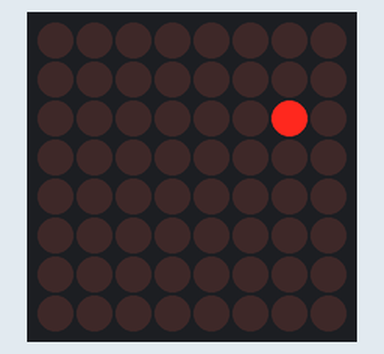
Recording of a sketch running on a simulated Arduino Uno, built with avr-gcc and run on an emulated ATmega328P. On the bench: 8×8 LED matrix.

Above: at 0.1 s.
At 1.1 s:
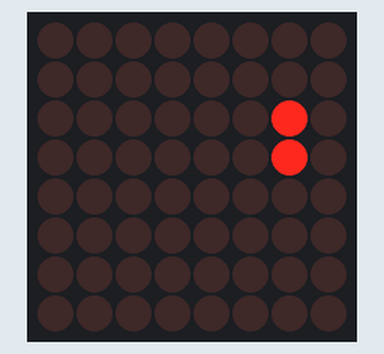
At 4.5 s:
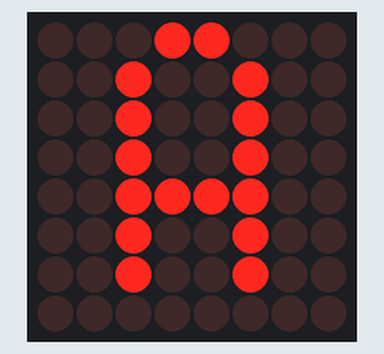
At 5.5 s:
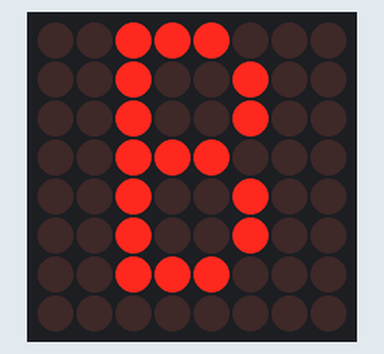
At 6.5 s:
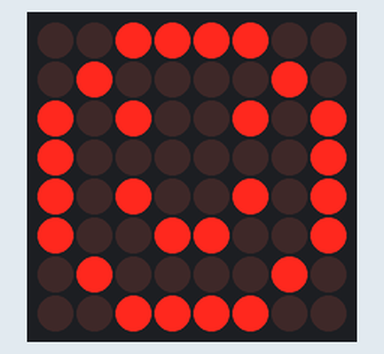
At 8.5 s:
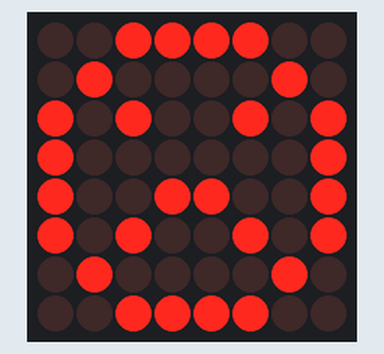

Measured:
- by itself, everything shown: repeats every 11.8 s, in 23 steps
- what the display in image 1 shows lasts 1.0 s, from 1.0 s to 2.0 s

The sketch:

sketch_apr22a.ino
```cpp
#include <MaxMatrix.h>
int DIN = 10;   // DIN pin of MAX7219 module
int CLK = 11;   // CLK pin of MAX7219 module
int CS = 12;    // CS pin of MAX7219 module
int maxInUse = 1;
MaxMatrix m(DIN, CS, CLK, maxInUse);
char A[] = {4, 8,
            B01111110,
            B00010001,
            B00010001,
            B01111110,
           };
char B[] = {4, 8,
            B01111111,
            B01001001,
            B01001001,
            B00110110,
           };
char smile01[] = {8, 8,
                  B00111100,
                  B01000010,
                  B10010101,
                  B10100001,
                  B10100001,
                  B10010101,
                  B01000010,
                  B00111100
                 };
char smile02[] = {8, 8,
                  B00111100,
                  B01000010,
                  B10010101,
                  B10010001,
                  B10010001,
                  B10010101,
                  B01000010,
                  B00111100
                 };
char smile03[] = {8, 8,
                  B00111100,
                  B01000010,
                  B10100101,
                  B10010001,
                  B10010001,
                  B10100101,
                  B01000010,
                  B00111100
                 };
void setup() {
  m.init(); // MAX7219 initialization
  m.setIntensity(15); // initial led matrix intensity, 0-15
}
void loop() {
  // Seting the LEDs On or Off at x,y or row,column position
  m.setDot(6,2,true);
  delay(1000);
  m.setDot(6,3,true);
  delay(1000);
  m.clear(); // Clears the display
  for (int i=0; i<8; i++){
    m.setDot(i,i,true);
    delay(300);
  }
  m.clear();
  // Displaying the character at x,y (upper left corner of the character)
  m.writeSprite(2, 0, A);
  delay(1000);
  m.writeSprite(2, 0, B);
  delay(1000);
  m.writeSprite(0, 0, smile01);
  delay(1000);

  m.writeSprite(0, 0, smile02);
  delay(1000);

  m.writeSprite(0, 0, smile03);
  delay(1000);

  for (int i=0; i<8; i++){
    m.shiftLeft(false,false);
    delay(300);
  }
  m.clear();
}
```
